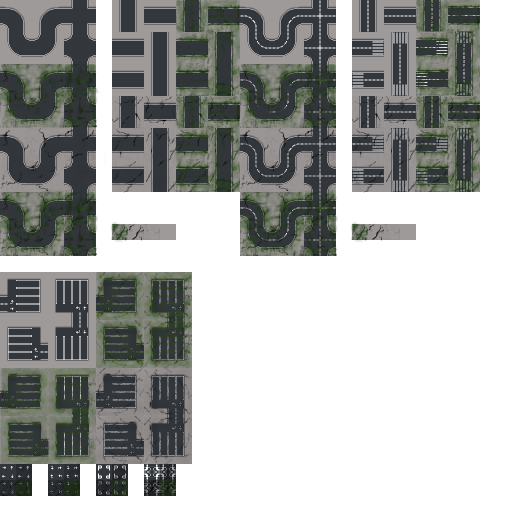
#> input picture assets/topdown_itch.png, 1024 x 1024 px (shown at 1/2 size)
$ python extract_dashed_roads.py
#> lines starting #> are read from the running program, lines starting #| are printed output that depends on the picture
"""Extract the dashed-line road tiles (the correct ones).

Looking at the sprite sheet, the roads with white dashed center lines
are in the middle-right section. These match the vertical road that's
already working correctly.
"""

from PIL import Image
import os


def extract_tile(sheet_path, x, y, tile_size, output_path):
    """Extract a single tile from sprite sheet."""
#> called with sheet_path = 'assets/topdown_itch.png', x = 640, y = 0, tile_size = 64, output_path = 'assets/tiles/street_autotile_1.png'
    sheet = Image.open(sheet_path)
#> sheet is the input picture: PIL image 1024x1024 RGBA; mean R, G, B, A 167, 169.1, 167, 137.5
    tile = sheet.crop((x, y, x + tile_size, y + tile_size))
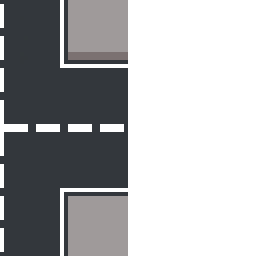
#> tile: PIL image 64x64 RGBA (shown 4 times larger); mean R, G, B, A 172.8, 173.6, 175.3, 127.5; transparent parts drawn white
    tile.save(output_path)
    print(f"✓ Extracted {os.path.basename(output_path)}")


def extract_dashed_roads():
    """Extract the dashed-line road tiles from the sprite sheet.

    These are the roads with white dashed center lines that match
    the vertical road (variant 2) that's already working.
    """
    sheet_path = "assets/topdown_itch.png"
    tile_size = 64
    output_dir = "assets/tiles"

    print("="*60)
    print("EXTRACTING DASHED-LINE ROADS")
    print("="*60)
    print("\nThese roads have white dashed center lines.")
    print("Looking at middle-right section of sprite sheet...\n")

    # Based on visual inspection of the sprite sheet:
    # - Vertical roads with dashed lines are around x=448-512, y=0-128
    # - Horizontal roads with dashed lines are around x=640-704, y=0-128
    # - Intersections are around x=576-640, y=0-128

    # I'll extract the tiles that match the style of variant 2 (vertical)
    # which is already working correctly

    road_tiles = [
        # Row 1 (y=0) - Basic straights and corners
        (1, 640, 0, "Horizontal straight - dashed line"),
        (2, 448, 0, "Vertical straight - dashed line (already correct)"),
        (11, 576, 0, "4-way cross - dashed lines"),

        # Row 2 (y=64) - More patterns
        (7, 576, 64, "T-junction N"),
        (8, 576, 128, "T-junction S"),
        (9, 512, 64, "T-junction E"),
        (10, 640, 64, "T-junction W"),

        # Corners - these might be in different locations
        (3, 512, 0, "Corner NW"),
        (4, 704, 0, "Corner NE"),
        (5, 512, 128, "Corner SW"),
        (6, 704, 128, "Corner SE"),

        # Special cases
        (0, 448, 128, "Isolated tile"),
        (12, 448, 64, "End cap"),
    ]

    extracted = 0

    for variant, x, y, description in road_tiles:
        output_path = os.path.join(output_dir, f"street_autotile_{variant}.png")

        try:
            extract_tile(sheet_path, x, y, tile_size, output_path)
            extracted += 1
        except Exception as e:
            print(f"✗ Failed variant {variant} ({description}): {e}")

    print("\n" + "="*60)
    print(f"EXTRACTION COMPLETE: {extracted}/13 tiles")
    print("="*60)
    print("\n✅ Restart main_arcade.py to test!")
    print("\nIf some tiles still look wrong, we may need to adjust")
    print("coordinates or use a mix of tiles from different sections.")


if __name__ == "__main__":
    extract_dashed_roads()
